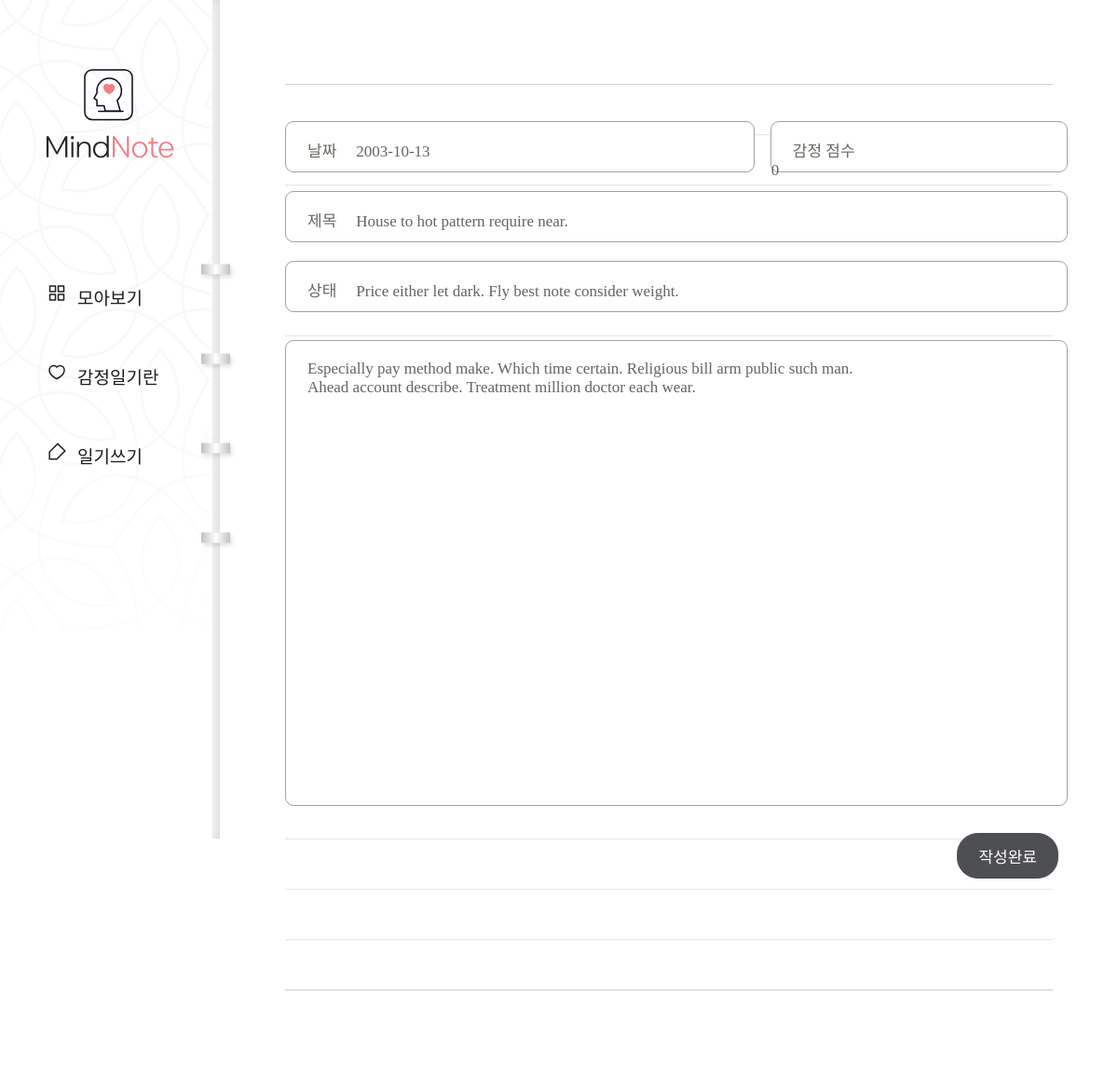
The app's page /diary/page/7/edit with its own data.
### diary/models.py (models this page shows, shortened)
class Page(models.Model):
    title = models.CharField(max_length=100, validators=[validate_no_hash])
    content = models.TextField(validators=[validate_no_hash])
    feeling = models.CharField(
        max_length=80, validators=[validate_no_hash, validate_no_numbers]
    )
    score = models.IntegerField(validators=[validate_score])
    dt_created = models.DateField()

### diary/views.py (the view)
# urls.py: path("diary/page/<int:page_id>/edit", views.page_update, name="page-update"),
def page_update(request, page_id):
    object = Page.objects.get(id=page_id)
    if request.method == "POST":
        form = PageForm(request.POST, instance=object)
        if form.is_valid():
            form.save()
            return redirect("page-detail", page_id=object.id)
    else:
        form = PageForm(instance=object)
    return render(request, "diary/page_form.html", {"form": form})

### diary/forms.py
class PageForm(forms.ModelForm):
    class Meta:
        model = Page
        fields = ["title", "content", "feeling", "score", "dt_created"]

### diary/templates/diary/page_form.html (shortened to what this page needs)
{% extends './base.html' %}
{% block content %}
  <div class="wrap-post">
    <form method="post">{% csrf_token %}
      <div class="editor">
        <div class="input input-date">
          <p>날짜</p>
          {{ form.dt_created }}
        </div>
        <div class="input input-score">
          <p>감정 점수</p>
          {{ form.score }}
        </div>
        <div class="input input-title">
          <p>제목</p>
          {{ form.title }}
        </div>
        <div class="input input-state">
          <p>상태</p>
          {{ form.feeling }}
        </div>
        {{ form.content }}
        <div class="post-btn">
          <input type="submit" value="작성완료">
        </div>
      </div>
    </form>
  </div>
{% endblock content %}

### diary/static/diary/css/styles.css (style rules this page uses)
h1,h2,h3,p,a,ul,li { margin: 0; padding: 0; font-family: 'NanumSquare'; list-style: none; text-decoration: none; outline: none; }
html { position: relative; min-height: 100%; margin: 0; }
body { margin: 0; padding: 0; -webkit-font-smoothing: antialiased; -moz-osx-font-smoothing: auto; }
.wrap-post { padding-left: 236px; padding-top: 10px; padding-bottom: 50px; }
form { margin: 0 70px; padding-top: 120px; padding-bottom: 200px; background: url(../image/note-bg.svg) repeat-x center/1535px 974px; }
.editor { overflow: hidden; width: 840px; margin: 0 auto; }
.input { position: relative; height: 55px; margin-bottom: 20px; border: solid 1px #a3a0a0; border-radius: 9px; background: #fff; box-sizing: border-box; }
.input-date { float: left; width: 60%; }
.input-score { float: right; width: 38%; }
.input-title { float: left; width: 100%; }
.input-state { float: left; width: 100%; margin-bottom: 30px; }
.input p { display: inline-block; padding-top: 17px; padding-left: 23px; padding-right: 17px; font-family: 'NanumSquare'; color: #696862; font-size: 17px; }
.input-title input { width: 750px; }
.input-state input { width: 750px; }
input { padding: 0; font-family: 'NanumBarunpen'; color: #636363; font-size: 17px; background-color: transparent; border: none; box-sizing: border-box; }
textarea { width: 100%; height: 500px; padding: 20px 23px 30px 23px; font-family: 'NanumBarunpen'; color: #636363; font-size: 17px; border: solid 1px #a3a0a0; border-radius: 9px; box-sizing: border-box; resize: none; }
input::placeholder,textarea::placeholder { color: #bcbbb6; }
.post-btn { overflow: hidden; margin-top: 25px; }
input[type="submit"] { float: right; padding: 11px 22px; margin-right: 10px; font-family: 'NanumSquare'; color: #fff; font-size: 17px; background-color: #4e4f53; border: solid 1px #4e4f53; border-radius: 22.5px; cursor: pointer; }

### records on screen
Page: dt_created "2003-10-13", score "0", title "House to hot pattern require near.", feeling "Price either let dark. Fly best note consider weight.", content "Especially pay method make. Which time certain. Religious bill arm public such man. Ahead account describe. Treatment million doctor each wear."
